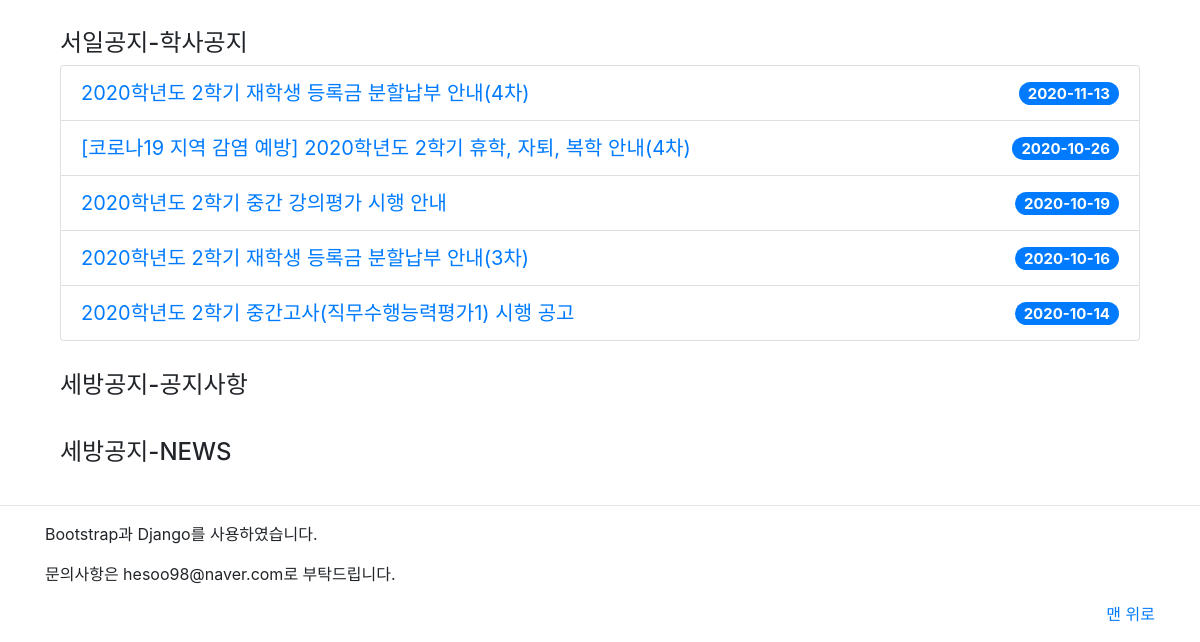
The app's page / (lower part), older data.
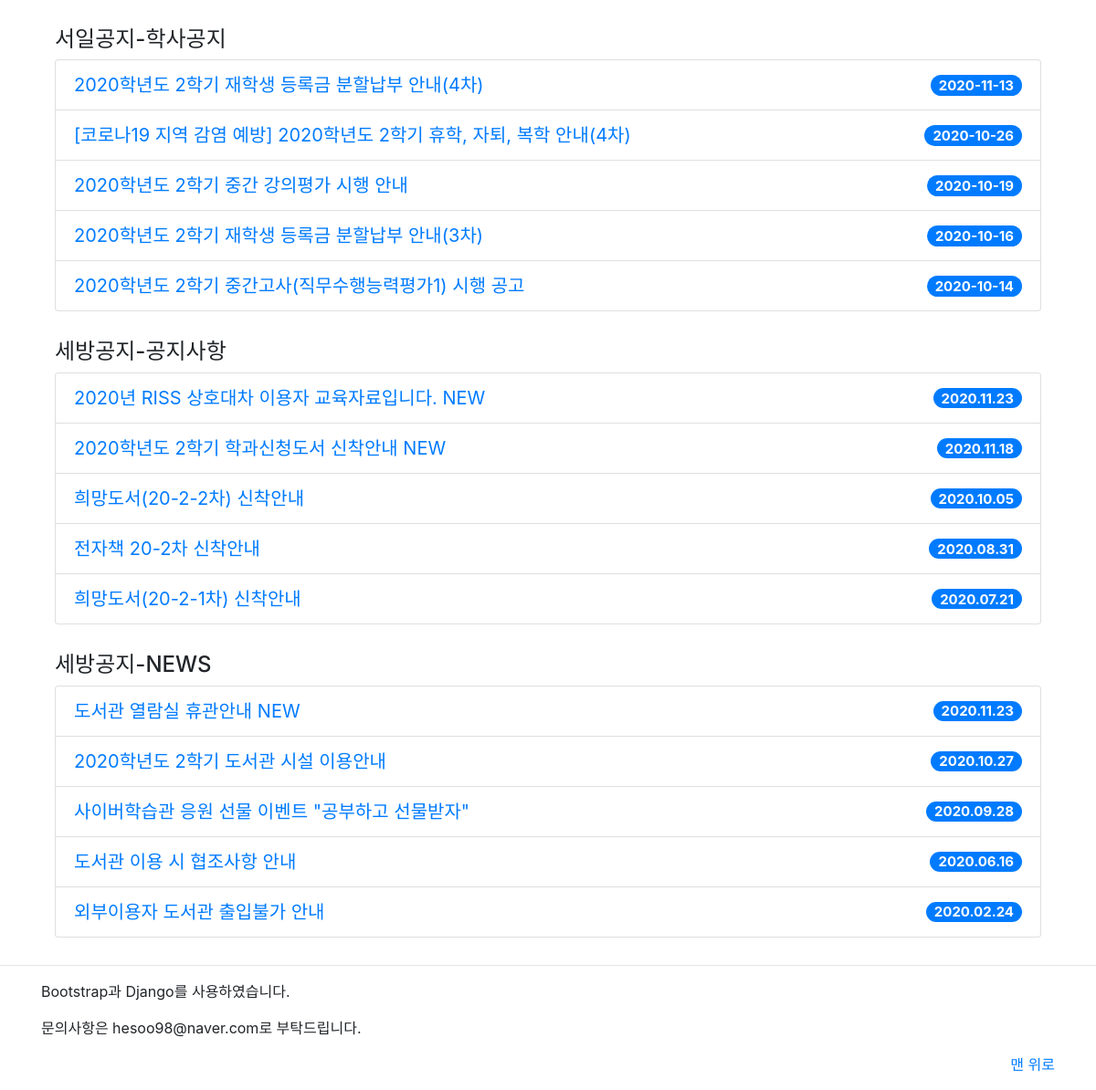
The same page, newer data.
### seoilNotice/models.py (models this page shows, shortened)
class BachelorNotice(models.Model):
    title = models.CharField(max_length=200)
    date = models.CharField(max_length=20)
    url = models.URLField()

### seoilLibraryNotice/models.py (models this page shows, shortened)
class NewsInfo(models.Model):
    title = models.CharField(max_length=200)
    date = models.CharField(max_length=20)
    url = models.URLField()

class LibNotice(models.Model):
    title = models.CharField(max_length=200)
    date = models.CharField(max_length=20)
    url = models.URLField()

### mysite/views.py (the view)
# urls.py: path('', index, name='home'),
def index(request):
    latest_post_list = SeoilNotice.objects.all().order_by('id')[:5]
    latest_event_list = EventInfo.objects.all().order_by('id')[:5]
    latest_bachelor_list = BachelorNotice.objects.all().order_by('id')[:5]
    latest_libnews_list = LibNotice.objects.all().order_by('id')[:5]
    latest_libnotice_list = NewsInfo.objects.all().order_by('id')[:5]
    template = loader.get_template('home.html')
    context = {
        'latest_post_list': latest_post_list,
        'latest_event_list': latest_event_list,
        'latest_bachelor_list': latest_bachelor_list,
        'latest_libnews_list': latest_libnews_list,
        'latest_libnotice_list': latest_libnotice_list,
    }
    return HttpResponse(template.render(context, request))

### mysite/templates/home.html (shortened to what this page needs)
{% extends 'base.html' %}
{% load static %}
{% block content %}
<div class="container">
    <div>
        <h4>서일공지-학사공지</h4>
        <ul class="list-group box">
            {% for notice in latest_bachelor_list %}
            <li class="list-group-item d-flex justify-content-between align-items-center">
               <a href="{{ notice.url }}" target="_blank">{{ notice.title }}</a>
                <span class="badge badge-primary badge-pill">{{ notice.date }}</span>
            </li>
            {% endfor %}
        </ul>
    </div>
    <div>
        <h4>세방공지-공지사항</h4>
        <ul class="list-group box">
            {% for notice in latest_libnotice_list %}
            <li class="list-group-item d-flex justify-content-between align-items-center">
               <a href="{{ notice.url }}" target="_blank">{{ notice.title }}</a>
                <span class="badge badge-primary badge-pill">{{ notice.date }}</span>
            </li>
            {% endfor %}
        </ul>
    </div>
    <div>
        <h4>세방공지-NEWS</h4>
        <ul class="list-group box">
            {% for notice in latest_libnews_list %}
            <li class="list-group-item d-flex justify-content-between align-items-center">
               <a href="{{ notice.url }}" target="_blank">{{ notice.title }}</a>
                <span class="badge badge-primary badge-pill">{{ notice.date }}</span>
            </li>
            {% endfor %}
        </ul>
    </div>
</div>
{% endblock content %}

Row changes from the older to the newer data that the page shows:
added NewsInfo: title "2020년 RISS 상호대차 이용자 교육자료입니다. NEW", date "2020.11.23"
added NewsInfo: title "2020학년도 2학기 학과신청도서 신착안내 NEW", date "2020.11.18"
added NewsInfo: title "희망도서(20-2-2차) 신착안내", date "2020.10.05"
added NewsInfo: title "전자책 20-2차 신착안내", date "2020.08.31"
added NewsInfo: title "희망도서(20-2-1차) 신착안내", date "2020.07.21"
added LibNotice: title "도서관 열람실 휴관안내 NEW", date "2020.11.23"
added LibNotice: title "2020학년도 2학기 도서관 시설 이용안내", date "2020.10.27"
added LibNotice: title "사이버학습관 응원 선물 이벤트 \"공부하고 선물받자\"", date "2020.09.28"
added LibNotice: title "도서관 이용 시 협조사항 안내", date "2020.06.16"
added LibNotice: title "외부이용자 도서관 출입불가 안내", date "2020.02.24"
